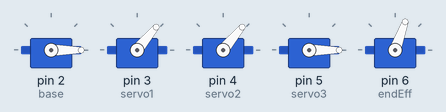
Simulated run of this sketch. Board: Arduino Uno, built with avr-gcc and run on an emulated ATmega328P. On the bench: 5 × servo.

Above: at 0.05 s.
At 1.25 s:
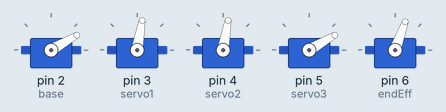
At 2.3 s:
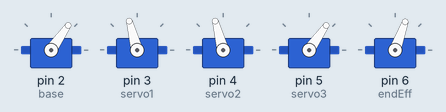
At 4.6 s:
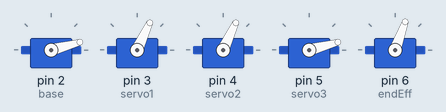
Timing chart, 0 to 6.8 s (numbered marks = the images above):
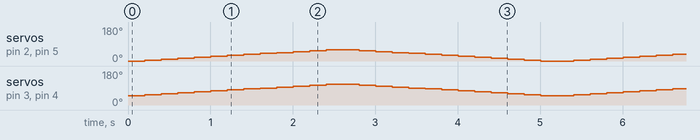

The sketch:

robotServos.ino
```cpp
#include <Servo.h>

Servo base;
Servo servo1;
Servo servo2;
Servo servo3;
Servo endEff;

int l1 = 50;
int u1 = 130;

int l2 = 50;
int u2 = 130;

int l3 = 0;
int u3 = 60;

void setup() {

  base.attach(2);
  servo1.attach(3);
  servo2.attach(4);
  servo3.attach(5);
  endEff.attach(6);

  base.write(0);
  servo1.write(l1);
  servo2.write(l2);
  servo3.write(l3);
  endEff.write(70);
}

void loop() {

  for(int i = 0; i <= 60; i += 5)
  {
    base.write(i);
    servo1.write(l1 + i);
    servo2.write(l2 + i);
    servo3.write(i);

    delay(200);
  }

  for(int i = 60; i >= 0; i -= 5)
  {
    base.write(i);
    servo1.write(l1 + i);
    servo2.write(l2 + i);
    servo3.write(i);

    delay(200);
  }

}
```
